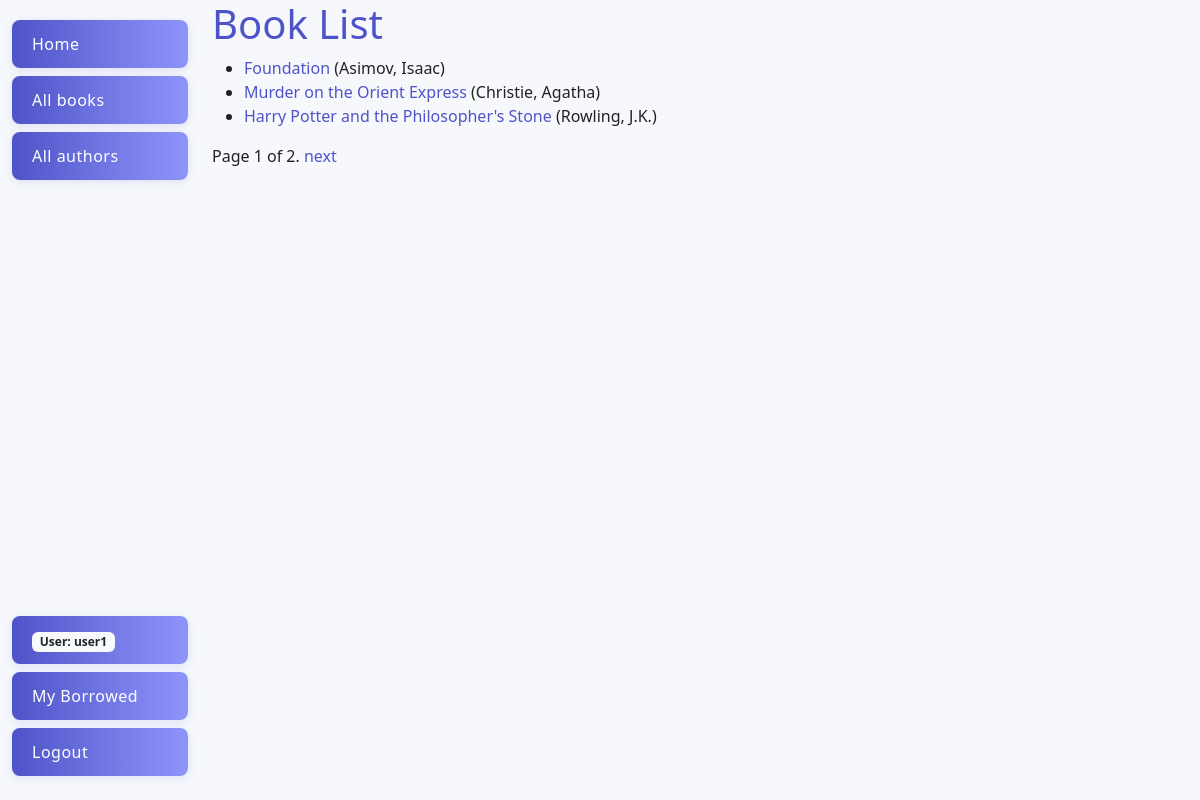
Screenshot of /catalog/books/ (signed in) with the database file from the repository.
### catalog/models.py (models this page shows, shortened)
class Book(models.Model):
    title = models.CharField(max_length=200)
    author = models.ForeignKey('Author', on_delete=models.RESTRICT, null=True)
    summary = models.TextField(max_length=1000, help_text="Enter a brief description of the book")
    isbn = models.CharField(
                            'ISBN', max_length=13,
                            unique=True,
                            help_text='13 Character '
                                      '<a href="https://www.isbn-international.org/content/what-isbn"'
                                      '>ISBN number</a>')
    genre = models.ManyToManyField(Genre, help_text="Select a genre for this book")
    language = models.ForeignKey('Language', on_delete=models.SET_NULL, null=True)
    def get_absolute_url(self):
        return reverse('book-detail', args=[str(self.id)])
    def display_genre(self):
        return ', '.join(genre.name for genre in self.genre.all()[:3])
    display_genre.short_description = 'Genre'

class Author(models.Model):
    first_name = models.CharField(max_length=100)
    last_name = models.CharField(max_length=100)
    date_of_birth = models.DateField(null=True, blank=True)
    date_of_death = models.DateField('Died', null=True, blank=True)
    class Meta:
        ordering = ['first_name', 'last_name']
    def __str__(self):
        return f'{self.last_name}, {self.first_name}'

### catalog/views.py (the view)
# urls.py: path('books/', views.BookListView.as_view(), name='books'),
class BookListView(LoginRequiredMixin,generic.ListView):
    login_url = '/accounts/login/'
    redirect_field_name = 'redirect_to'
    model = Book
    context_object_name = 'book_list'
    paginate_by = 3

### catalog/templates/catalog/book_list.html
{% extends "base_generic.html" %}
{% block content %}
  <h1>Book List</h1>
  {% if book_list %}
    <ul>
      {% for book in book_list %}
      <li>
        <a href="{{ book.get_absolute_url }}">{{ book.title }}</a>
        ({{book.author}})
      </li>
      {% endfor %}
    </ul>
  {% else %}
    <p>There are no books in the library.</p>
  {% endif %}
{% endblock %}

### catalog/templates/base_generic.html (shortened to what this page needs)
<!DOCTYPE html>
<html lang="en">
<head>
  <link href="https://cdn.jsdelivr.net/npm/bootstrap@5.3.3/dist/css/bootstrap.min.css" rel="stylesheet"
 />
  {% load static %}
  <link rel="stylesheet" href="{% static 'catalog/css/styles.css' %}" />
</head>
<body>
  <div class="container-fluid">
    <div class="row">
      <div class="col-sm-2 d-flex flex-column min-vh-100">
        {% block sidebar %}
        <ul class="sidebar-nav">
          <li><a href="{% url 'index' %}">Home</a></li>
          <li><a href="{% url 'books' %}">All books</a></li>
          <li>
            <a href="{% url 'authors' %}">All authors</a>
          </li>
        </ul>
        <ul class="sidebar-nav sidebar-bottom">
          {% if user.is_authenticated %}
          <li class="sidebar-user"><span class="badge bg-light text-dark">User: {{ user.get_username }}</span></li>
          <li><a href="{% url 'my-borrowed' %}">My Borrowed</a></li>
          <li class="sidebar-user">
            <form id="logout-form" method="post" action="{% url 'logout' %}" class="m-0">
              <a href="#" class="logout-link" onclick="event.preventDefault(); this.closest('form').submit();">Logout</a>
            </form>
          </li>
          {% else %}
          <li><a href="{% url 'login' %}?next={{ request.path }}">Login</a></li>
          {% endif %}
        </ul>
        {% endblock %}
      </div>
      <div class="col-sm-10">
        {% block content %}{% endblock %}
        {% block pagination %}
        {% if is_paginated %}
        <div class="pagination">
          <span class="page-links">
            <span class="page-current">
              Page {{ page_obj.number }} of {{ page_obj.paginator.num_pages }}.
            </span>
            {% if page_obj.has_next %}
            <a href="{{ request.path }}?page={{ page_obj.next_page_number }}">next</a>
            {% endif %}
          </span>
        </div>
        {% endif %}
        {% endblock %}
      </div>
    </div>
  </div>
</body>
</html>

### catalog/static/catalog/css/styles.css (style rules this page uses)
.sidebar-nav { margin-top: 20px; padding: 0; list-style: none; }
.sidebar-bottom { margin-top: auto; }
.sidebar-nav li { padding: 12px 20px; margin-bottom: 8px; background: linear-gradient(90deg, #4e54c8 0%, #8f94fb 100%); color: #fff; border-radius: 8px; transition: background 0.3s, transform 0.2s; box-shadow: 0 2px 8px rgba(78, 84, 200, 0.15); cursor: pointer; }
.sidebar-nav li a { color: inherit; text-decoration: none; font-weight: 500; letter-spacing: 0.5px; display: block; }
body { font-family: 'Segoe UI', Arial, sans-serif; background: #f6f8fc; color: #222; margin: 0; padding: 0; }
h1, h2, h3 { color: #4e54c8; margin-top: 0; }
a { color: #4e54c8; text-decoration: none; transition: color 0.2s; }

### rows the page displays
Book: title "Foundation", author "Asimov, Isaac"
Book: title "Murder on the Orient Express", author "Christie, Agatha"
Book: title "Harry Potter and the Philosopher's Stone", author "Rowling, J.K."

### other values shown
{{ user.get_username }} "user1"
{{ page_obj.number }} "1"
{{ page_obj.paginator.num_pages }} "2"
